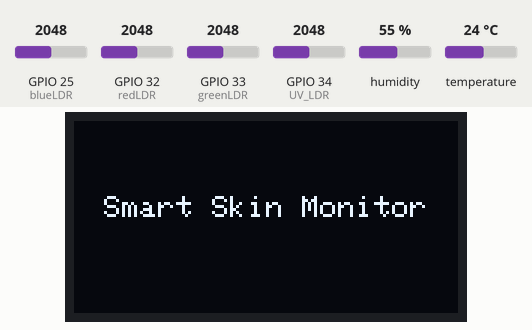
Recording of a sketch running on a simulated ESP32. On the bench: 128×64 one-colour display. The inputs (shaded band) are chosen by the test bench; at power-on: humidity 55 %, GPIO 25 (blueLDR) = 2048, GPIO 34 (UV_LDR) = 2048, GPIO 32 (redLDR) = 2048, GPIO 33 (greenLDR) = 2048, temperature 24 °C. WiFi joins after 1.5 s; servers stay silent unless stated; what the sketch prints to the serial monitor is not drawn.

Above: at 0.1 s.
At 3.7 s:
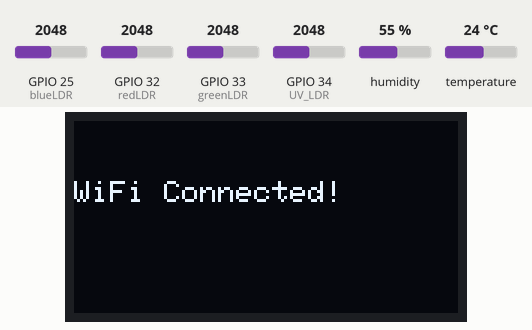
At 5.8 s:
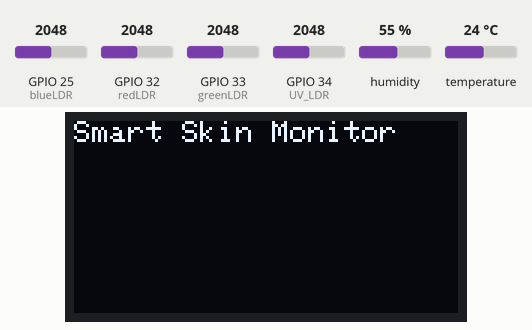
5.9 s: humidity set to 22 %
13.0 s: GPIO 25 (blueLDR) set to 2540
22.3 s: GPIO 34 (UV_LDR) set to 2540
29.4 s: GPIO 32 (redLDR) set to 2866
36.5 s: GPIO 33 (greenLDR) set to 3972
43.6 s: temperature set to 41 °C
Timing chart, 0 to 46.6 s (numbered marks = the images above; inputs shaded):
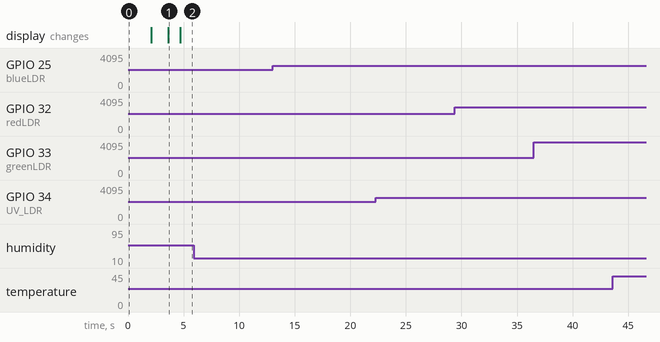

Measured:
- after the input at 5.9 s, every drawn part: stays the same
- after the input at 13.0 s, every drawn part: stays the same
- after the input at 22.3 s, every drawn part: stays the same
- after the input at 29.4 s, every drawn part: stays the same
- after the input at 36.5 s, every drawn part: stays the same
- after the input at 43.6 s, every drawn part: stays the same
- what the display in image 1 shows lasts 1.1 s, from 3.6 s to 4.7 s

The sketch:

sketch.ino
```cpp
#include <WiFi.h>
#include "DHT.h"
#include <Adafruit_GFX.h>
#include <Adafruit_SSD1306.h>

// -------------------- Sensor Pins --------------------
#define DHTPIN 15
#define DHTTYPE DHT11
#define UV_LDR 34    // UV/Light intensity sensor
#define redLDR 32
#define greenLDR 33
#define blueLDR 25

// -------------------- Sensor & Display Setup --------------------
DHT dht(DHTPIN, DHTTYPE);
Adafruit_SSD1306 display(128, 64, &Wire, -1);

// -------------------- Wi-Fi Setup (Optional) --------------------
const char* ssid = "Wokwi-GUEST";
const char* password = "";

// -------------------- Setup --------------------
void setup() {
  Serial.begin(115200);
  dht.begin();

  // OLED setup
  if (!display.begin(SSD1306_SWITCHCAPVCC, 0x3C)) {
    Serial.println("OLED not found");
    for (;;);
  }

  display.clearDisplay();
  display.setTextColor(SSD1306_WHITE);
  display.setTextSize(1);
  display.setCursor(10, 25);
  display.println("Smart Skin Monitor");
  display.display();
  delay(2000);

  // Wi-Fi connect
  WiFi.begin(ssid, password);
  Serial.print("Connecting WiFi");
  display.clearDisplay();
  display.setCursor(0, 20);
  display.println("Connecting to WiFi...");
  display.display();

  while (WiFi.status() != WL_CONNECTED) {
    delay(300);
    Serial.print(".");
  }

  Serial.println("\nWiFi Connected!");
  display.clearDisplay();
  display.setCursor(0, 20);
  display.println("WiFi Connected!");
  display.display();
  delay(1000);
}

// -------------------- Main Loop --------------------
void loop() {
  // --- Read Sensors ---
  float humidity = dht.readHumidity();
  float temp = dht.readTemperature();
  int lightVal = analogRead(UV_LDR); // UV/sunlight intensity
  int redVal = analogRead(redLDR);
  int greenVal = analogRead(greenLDR);
  int blueVal = analogRead(blueLDR);

  if (isnan(humidity) || isnan(temp)) {
    Serial.println("Sensor Error");
    return;
  }

  // --- Determine Skin Condition ---
  String condition = "";
  if (humidity < 30) condition = "Dry Skin";
  else if (humidity > 60) condition = "Oily Skin";
  else condition = "Normal Skin";

  if (temp > 37) condition += " + Infection";
  if (lightVal > 2500) condition += " + High UV";

  // --- Determine Skin Tone (Colour Detection) ---
  String tone = "";
  if (redVal > greenVal && redVal > blueVal) tone = "Reddish (Irritated)";
  else if (greenVal > redVal && greenVal > blueVal) tone = "Healthy Tone";
  else if (blueVal > redVal && blueVal > greenVal) tone = "Pale/Dry";
  else tone = "Neutral";

  // --- OLED Display ---
if (!display.begin(SSD1306_SWITCHCAPVCC, 0x3C)) {
  Serial.println("OLED not found");
  for (;;);
}

display.clearDisplay();
display.setTextColor(SSD1306_WHITE);
display.setTextSize(1);
display.setCursor(0, 0);
display.println("Smart Skin Monitor");
display.display();
delay(2000);
  // --- Serial Monitor Output ---
  Serial.println("==================================");
  Serial.print("Temperature: "); Serial.println(temp);
  Serial.print("Humidity: "); Serial.println(humidity);
  Serial.print("UV/Light: "); Serial.println(lightVal);
  Serial.print("Red: "); Serial.print(redVal);
  Serial.print("  Green: "); Serial.print(greenVal);
  Serial.print("  Blue: "); Serial.println(blueVal);
  Serial.print("Skin Tone: "); Serial.println(tone);
  Serial.print("Condition: "); Serial.println(condition);
  Serial.println("==================================");

  delay(5000);
}
```
